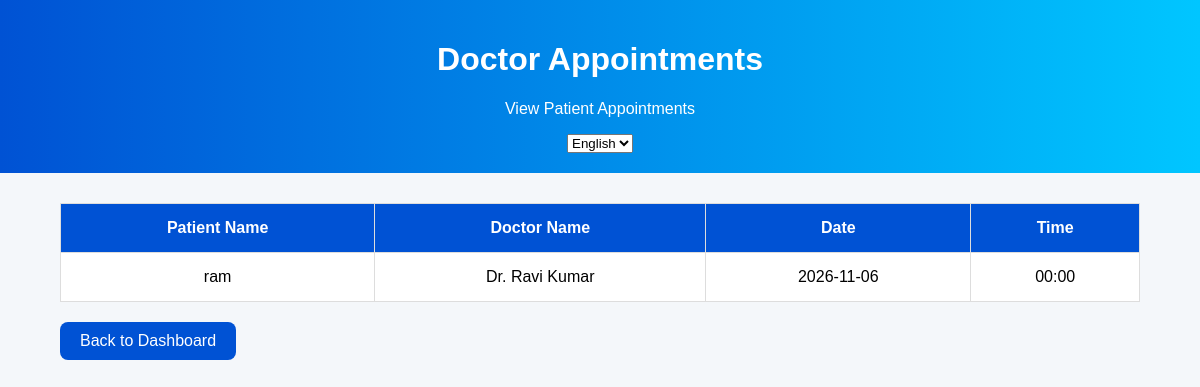
Before: /appointments with the older database file.
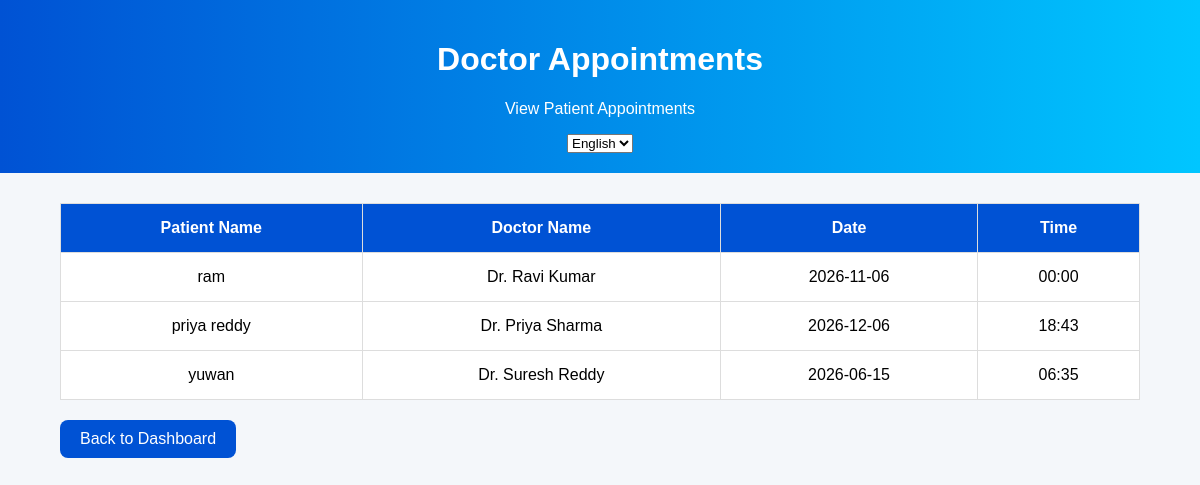
After: the same page with the newer database file.
### app.py (models this page shows)
class Appointment(db.Model):
    id = db.Column(db.Integer, primary_key=True)
    patient_name = db.Column(db.String(100))
    doctor_name = db.Column(db.String(100))
    appointment_date = db.Column(db.String(50))
    appointment_time = db.Column(db.String(50))

### app.py (the view)
@app.route('/appointments')
def appointments():
    appointments = Appointment.query.all()
    return render_template(
        'doctor_appointments.html',
        appointments=appointments
    )

### templates/doctor_appointments.html (shortened to what this page needs)
<!DOCTYPE html>
<html>
<head>
</head>
<body>
<div class="header">
<h1 id="title">
</h1>
<p id="subtitle">
</p>
<select id="languageSelect"
onchange="changeLanguage()">
<option value="en">English</option>
</select>
</div>
<div class="container">
<table>
<tr>
<th id="patient-head">
</th>
<th id="doctor-head">
</th>
<th id="date-head">
</th>
<th id="time-head">
</th>
</tr>
{% for appointment in appointments %}
<tr>
<td>{{ appointment.patient_name }}</td>
<td>{{ appointment.doctor_name }}</td>
<td>{{ appointment.appointment_date }}</td>
<td>{{ appointment.appointment_time }}</td>
</tr>
{% endfor %}
</table>
<a href="/doctor"
class="back-btn"
id="back-btn">
</a>
</div>
</body>
</html>

Changed rows visible on the page:
added Appointment: patient_name "priya reddy", doctor_name "Dr. Priya Sharma", appointment_date "2026-12-06", appointment_time "18:43"
added Appointment: patient_name "yuwan", doctor_name "Dr. Suresh Reddy", appointment_date "2026-06-15", appointment_time "06:35"
